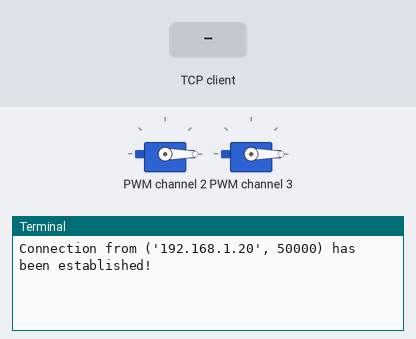
A program run on a simulated Raspberry Pi (BCM pin numbers). Parts: 2 × servo, the last lines printed to the terminal. The inputs (shaded band) are chosen by the test bench. One TCP client connects 1 s after the port opens and stays connected.

Above: at 1.2 s.
1.3 s: the TCP client sends "mtr"
At 2.0 s:
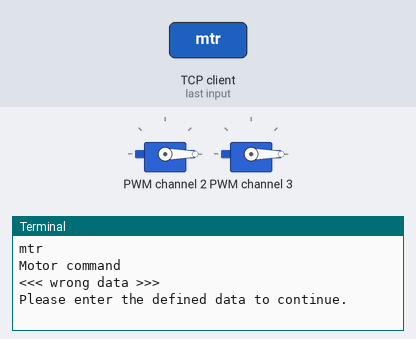
2.8 s: the TCP client sends "stp"
At 4.0 s:
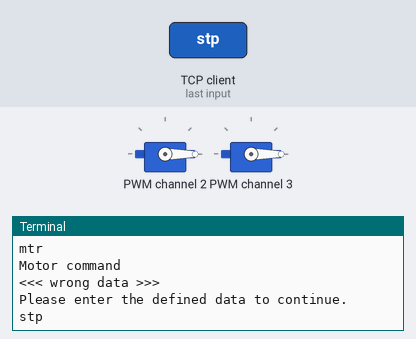
4.3 s: the TCP client sends "ext"
At 5.4 s:
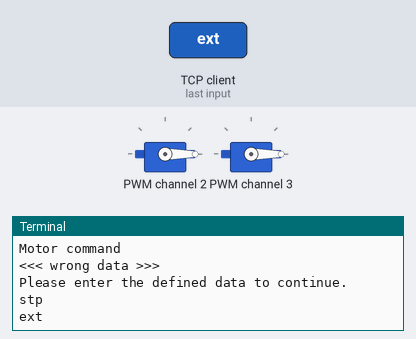

Measured:
- after the input at 1.3 s, the terminal: prints a new line at once (image 1)
- after the input at 2.8 s, the terminal: prints a new line at once (image 2)
- after the input at 4.3 s, the terminal: prints a new line at once (image 3)

The program:

FlightControllerMulti.py
```python
import socket
import RPi.GPIO as GPIO
import time
from adafruit_servokit import ServoKit

kit = ServoKit(channels = 8)

elevator = 1
rudder = 0
motor1 = 2
motor2 = 3

s = socket.socket(socket.AF_INET, socket.SOCK_STREAM)
s.bind(("192.168.1.13",1234))
s.listen(5)

while True:
    clientsocket, address = s.accept()
    print(f"Connection from {address} has been established!")

    msg = "Welcome to the server!"

    clientsocket.send(bytes(msg, "utf-8"))

    #arm ESC
    kit.servo[motor1].angle = 0
    kit.servo[motor2].angle = 0

    msg = "Connect Battery"
    clientsocket.send(bytes(msg, "utf-8"))

    while True:
        incomeing = clientsocket.recv(6).decode()
        print (incomeing)

        if(incomeing[0:3] == "ser"):
            print("servo command")
            clientsocket.send(bytes("servo command", "utf-8"))

            turnAngle = int(incomeing[3:len(incomeing)])
            kit.servo[rudder].angle = turnAngle

        elif(incomeing[0:3] == "elv"):
            print("servo command")
            clientsocket.send(bytes("servo command", "utf-8"))

            elevatorAngle = int(incomeing[3:len(incomeing)])
            kit.servo[elevator].angle = elevatorAngle

        elif(incomeing[0:3] == "mtr"):
            print("Motor command")
            clientsocket.send(bytes("Motor command", "utf-8"))

            x = incomeing[3:len(incomeing)]

            if x== 'stp':
                print("Stop")
                clientsocket.send(bytes("Stop", "utf-8"))
                kit.servo[motor1].angle = 0
                kit.servo[motor2].angle = 0
                x = 'z'

            elif x== 'ext':
                GPIO.cleanup()
                print("GPIO clean up")
                clientsocket.send(bytes("GPIO clean up", "utf-8"))
                break
            else:
                try:
                    motor_val = int(x)
                    print("User assigned speed")
                    clientsocket.send(bytes("User assigned speed", "utf-8"))
                    kit.servo[motor1].angle = motor_val
                    kit.servo[motor2].angle = motor_val
                    x = 'z'

                except ValueError:
                    print("<<< wrong data >>>")
                    print("Please enter the defined data to continue.")
                    clientsocket.send(bytes("<<< wrong data >>>", "utf-8"))
                    clientsocket.send(bytes("Please enter the defined data to continue.", "utf-8"))


           
```
